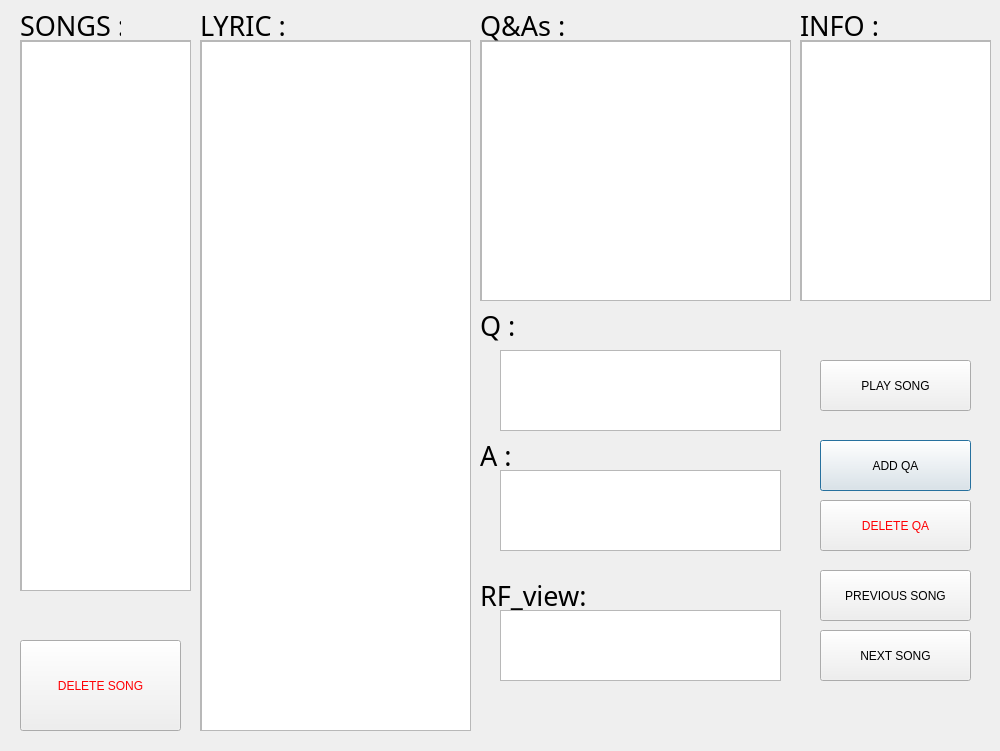
<?xml version="1.0" encoding="UTF-8"?>
<ui version="4.0">
 <class>Dialog</class>
 <widget class="QDialog" name="Dialog">
  <property name="enabled">
   <bool>true</bool>
  </property>
  <property name="geometry">
   <rect>
    <x>0</x>
    <y>0</y>
    <width>1000</width>
    <height>751</height>
   </rect>
  </property>
  <property name="maximumSize">
   <size>
    <width>1000</width>
    <height>1000</height>
   </size>
  </property>
  <property name="windowTitle">
   <string>Dialog</string>
  </property>
  <widget class="QScrollArea" name="lyric_area">
   <property name="enabled">
    <bool>true</bool>
   </property>
   <property name="geometry">
    <rect>
     <x>200</x>
     <y>40</y>
     <width>271</width>
     <height>691</height>
    </rect>
   </property>
   <property name="maximumSize">
    <size>
     <width>290</width>
     <height>691</height>
    </size>
   </property>
   <property name="widgetResizable">
    <bool>true</bool>
   </property>
   <widget class="QWidget" name="scrollAreaWidgetContents">
    <property name="geometry">
     <rect>
      <x>0</x>
      <y>0</y>
      <width>269</width>
      <height>689</height>
     </rect>
    </property>
    <widget class="QListWidget" name="lyric_list">
     <property name="geometry">
      <rect>
       <x>0</x>
       <y>0</y>
       <width>271</width>
       <height>691</height>
      </rect>
     </property>
    </widget>
   </widget>
  </widget>
  <widget class="QScrollArea" name="song_area">
   <property name="geometry">
    <rect>
     <x>20</x>
     <y>40</y>
     <width>171</width>
     <height>551</height>
    </rect>
   </property>
   <property name="maximumSize">
    <size>
     <width>999999</width>
     <height>999999</height>
    </size>
   </property>
   <property name="widgetResizable">
    <bool>true</bool>
   </property>
   <widget class="QWidget" name="scrollAreaWidgetContents_2">
    <property name="geometry">
     <rect>
      <x>0</x>
      <y>0</y>
      <width>169</width>
      <height>549</height>
     </rect>
    </property>
    <widget class="QListWidget" name="song_list">
     <property name="geometry">
      <rect>
       <x>0</x>
       <y>0</y>
       <width>171</width>
       <height>551</height>
      </rect>
     </property>
    </widget>
   </widget>
  </widget>
  <widget class="QPushButton" name="add_qa">
   <property name="geometry">
    <rect>
     <x>820</x>
     <y>440</y>
     <width>151</width>
     <height>51</height>
    </rect>
   </property>
   <property name="text">
    <string>ADD QA</string>
   </property>
  </widget>
  <widget class="QPushButton" name="delete_qa">
   <property name="geometry">
    <rect>
     <x>820</x>
     <y>500</y>
     <width>151</width>
     <height>51</height>
    </rect>
   </property>
   <property name="palette">
    <palette>
     <active>
      <colorrole role="ButtonText">
       <brush brushstyle="SolidPattern">
        <color alpha="255">
         <red>255</red>
         <green>0</green>
         <blue>4</blue>
        </color>
       </brush>
      </colorrole>
     </active>
     <inactive>
      <colorrole role="ButtonText">
       <brush brushstyle="SolidPattern">
        <color alpha="255">
         <red>255</red>
         <green>0</green>
         <blue>4</blue>
        </color>
       </brush>
      </colorrole>
     </inactive>
     <disabled>
      <colorrole role="ButtonText">
       <brush brushstyle="SolidPattern">
        <color alpha="255">
         <red>120</red>
         <green>120</green>
         <blue>120</blue>
        </color>
       </brush>
      </colorrole>
     </disabled>
    </palette>
   </property>
   <property name="text">
    <string>DELETE QA</string>
   </property>
  </widget>
  <widget class="QPushButton" name="previous_song">
   <property name="geometry">
    <rect>
     <x>820</x>
     <y>570</y>
     <width>151</width>
     <height>51</height>
    </rect>
   </property>
   <property name="text">
    <string>PREVIOUS SONG</string>
   </property>
  </widget>
  <widget class="QScrollArea" name="qa_area">
   <property name="geometry">
    <rect>
     <x>480</x>
     <y>40</y>
     <width>311</width>
     <height>261</height>
    </rect>
   </property>
   <property name="maximumSize">
    <size>
     <width>311</width>
     <height>261</height>
    </size>
   </property>
   <property name="widgetResizable">
    <bool>true</bool>
   </property>
   <widget class="QWidget" name="scrollAreaWidgetContents_3">
    <property name="geometry">
     <rect>
      <x>0</x>
      <y>0</y>
      <width>309</width>
      <height>259</height>
     </rect>
    </property>
    <widget class="QListWidget" name="qa_list">
     <property name="geometry">
      <rect>
       <x>0</x>
       <y>0</y>
       <width>311</width>
       <height>261</height>
      </rect>
     </property>
    </widget>
   </widget>
  </widget>
  <widget class="QPushButton" name="next_song">
   <property name="geometry">
    <rect>
     <x>820</x>
     <y>630</y>
     <width>151</width>
     <height>51</height>
    </rect>
   </property>
   <property name="text">
    <string>NEXT SONG</string>
   </property>
  </widget>
  <widget class="QPlainTextEdit" name="q_text">
   <property name="geometry">
    <rect>
     <x>500</x>
     <y>350</y>
     <width>281</width>
     <height>81</height>
    </rect>
   </property>
   <property name="maximumSize">
    <size>
     <width>281</width>
     <height>171</height>
    </size>
   </property>
  </widget>
  <widget class="QPlainTextEdit" name="a_text">
   <property name="geometry">
    <rect>
     <x>500</x>
     <y>470</y>
     <width>281</width>
     <height>81</height>
    </rect>
   </property>
   <property name="maximumSize">
    <size>
     <width>281</width>
     <height>171</height>
    </size>
   </property>
  </widget>
  <widget class="QLabel" name="a">
   <property name="geometry">
    <rect>
     <x>480</x>
     <y>440</y>
     <width>41</width>
     <height>31</height>
    </rect>
   </property>
   <property name="font">
    <font>
     <family>Microsoft New Tai Lue</family>
     <pointsize>20</pointsize>
    </font>
   </property>
   <property name="text">
    <string>A :</string>
   </property>
  </widget>
  <widget class="QLabel" name="q">
   <property name="geometry">
    <rect>
     <x>480</x>
     <y>310</y>
     <width>41</width>
     <height>31</height>
    </rect>
   </property>
   <property name="font">
    <font>
     <family>Microsoft New Tai Lue</family>
     <pointsize>20</pointsize>
    </font>
   </property>
   <property name="text">
    <string>Q :</string>
   </property>
  </widget>
  <widget class="QLabel" name="qas">
   <property name="geometry">
    <rect>
     <x>480</x>
     <y>10</y>
     <width>101</width>
     <height>31</height>
    </rect>
   </property>
   <property name="font">
    <font>
     <family>Microsoft New Tai Lue</family>
     <pointsize>20</pointsize>
    </font>
   </property>
   <property name="text">
    <string>Q&amp;As :</string>
   </property>
  </widget>
  <widget class="QLabel" name="lyric">
   <property name="geometry">
    <rect>
     <x>200</x>
     <y>10</y>
     <width>101</width>
     <height>31</height>
    </rect>
   </property>
   <property name="font">
    <font>
     <family>Microsoft New Tai Lue</family>
     <pointsize>20</pointsize>
    </font>
   </property>
   <property name="text">
    <string>LYRIC :</string>
   </property>
  </widget>
  <widget class="QLabel" name="songs">
   <property name="geometry">
    <rect>
     <x>20</x>
     <y>10</y>
     <width>101</width>
     <height>31</height>
    </rect>
   </property>
   <property name="font">
    <font>
     <family>Microsoft New Tai Lue</family>
     <pointsize>20</pointsize>
    </font>
   </property>
   <property name="text">
    <string>SONGS :</string>
   </property>
  </widget>
  <widget class="QScrollArea" name="info_area">
   <property name="geometry">
    <rect>
     <x>800</x>
     <y>40</y>
     <width>191</width>
     <height>261</height>
    </rect>
   </property>
   <property name="maximumSize">
    <size>
     <width>191</width>
     <height>261</height>
    </size>
   </property>
   <property name="widgetResizable">
    <bool>true</bool>
   </property>
   <widget class="QWidget" name="scrollAreaWidgetContents_4">
    <property name="geometry">
     <rect>
      <x>0</x>
      <y>0</y>
      <width>189</width>
      <height>259</height>
     </rect>
    </property>
    <widget class="QTextBrowser" name="info_text">
     <property name="geometry">
      <rect>
       <x>0</x>
       <y>0</y>
       <width>191</width>
       <height>261</height>
      </rect>
     </property>
     <property name="html">
      <string>&lt;!DOCTYPE HTML PUBLIC &quot;-//W3C//DTD HTML 4.0//EN&quot; &quot;http://www.w3.org/TR/REC-html40/strict.dtd&quot;&gt;
&lt;html&gt;&lt;head&gt;&lt;meta name=&quot;qrichtext&quot; content=&quot;1&quot; /&gt;&lt;style type=&quot;text/css&quot;&gt;
p, li { white-space: pre-wrap; }
&lt;/style&gt;&lt;/head&gt;&lt;body style=&quot; font-family:'SimSun'; font-size:9pt; font-weight:400; font-style:normal;&quot;&gt;
&lt;p style=&quot;-qt-paragraph-type:empty; margin-top:0px; margin-bottom:0px; margin-left:0px; margin-right:0px; -qt-block-indent:0; text-indent:0px;&quot;&gt;&lt;br /&gt;&lt;/p&gt;&lt;/body&gt;&lt;/html&gt;</string>
     </property>
    </widget>
   </widget>
  </widget>
  <widget class="QPushButton" name="delete_song">
   <property name="geometry">
    <rect>
     <x>20</x>
     <y>640</y>
     <width>161</width>
     <height>91</height>
    </rect>
   </property>
   <property name="palette">
    <palette>
     <active>
      <colorrole role="ButtonText">
       <brush brushstyle="SolidPattern">
        <color alpha="255">
         <red>255</red>
         <green>0</green>
         <blue>4</blue>
        </color>
       </brush>
      </colorrole>
     </active>
     <inactive>
      <colorrole role="ButtonText">
       <brush brushstyle="SolidPattern">
        <color alpha="255">
         <red>255</red>
         <green>0</green>
         <blue>4</blue>
        </color>
       </brush>
      </colorrole>
     </inactive>
     <disabled>
      <colorrole role="ButtonText">
       <brush brushstyle="SolidPattern">
        <color alpha="255">
         <red>120</red>
         <green>120</green>
         <blue>120</blue>
        </color>
       </brush>
      </colorrole>
     </disabled>
    </palette>
   </property>
   <property name="text">
    <string>DELETE SONG</string>
   </property>
  </widget>
  <widget class="QLabel" name="info">
   <property name="geometry">
    <rect>
     <x>800</x>
     <y>10</y>
     <width>101</width>
     <height>31</height>
    </rect>
   </property>
   <property name="font">
    <font>
     <family>Microsoft New Tai Lue</family>
     <pointsize>20</pointsize>
    </font>
   </property>
   <property name="text">
    <string>INFO :</string>
   </property>
  </widget>
  <widget class="QLabel" name="a_2">
   <property name="geometry">
    <rect>
     <x>480</x>
     <y>580</y>
     <width>121</width>
     <height>31</height>
    </rect>
   </property>
   <property name="font">
    <font>
     <family>Microsoft New Tai Lue</family>
     <pointsize>20</pointsize>
    </font>
   </property>
   <property name="text">
    <string>RF_view:</string>
   </property>
  </widget>
  <widget class="QTextBrowser" name="rf_browser">
   <property name="geometry">
    <rect>
     <x>500</x>
     <y>610</y>
     <width>281</width>
     <height>71</height>
    </rect>
   </property>
  </widget>
  <widget class="QPushButton" name="play_song">
   <property name="geometry">
    <rect>
     <x>820</x>
     <y>360</y>
     <width>151</width>
     <height>51</height>
    </rect>
   </property>
   <property name="text">
    <string>PLAY SONG</string>
   </property>
  </widget>
 </widget>
 <resources/>
 <connections/>
</ui>
